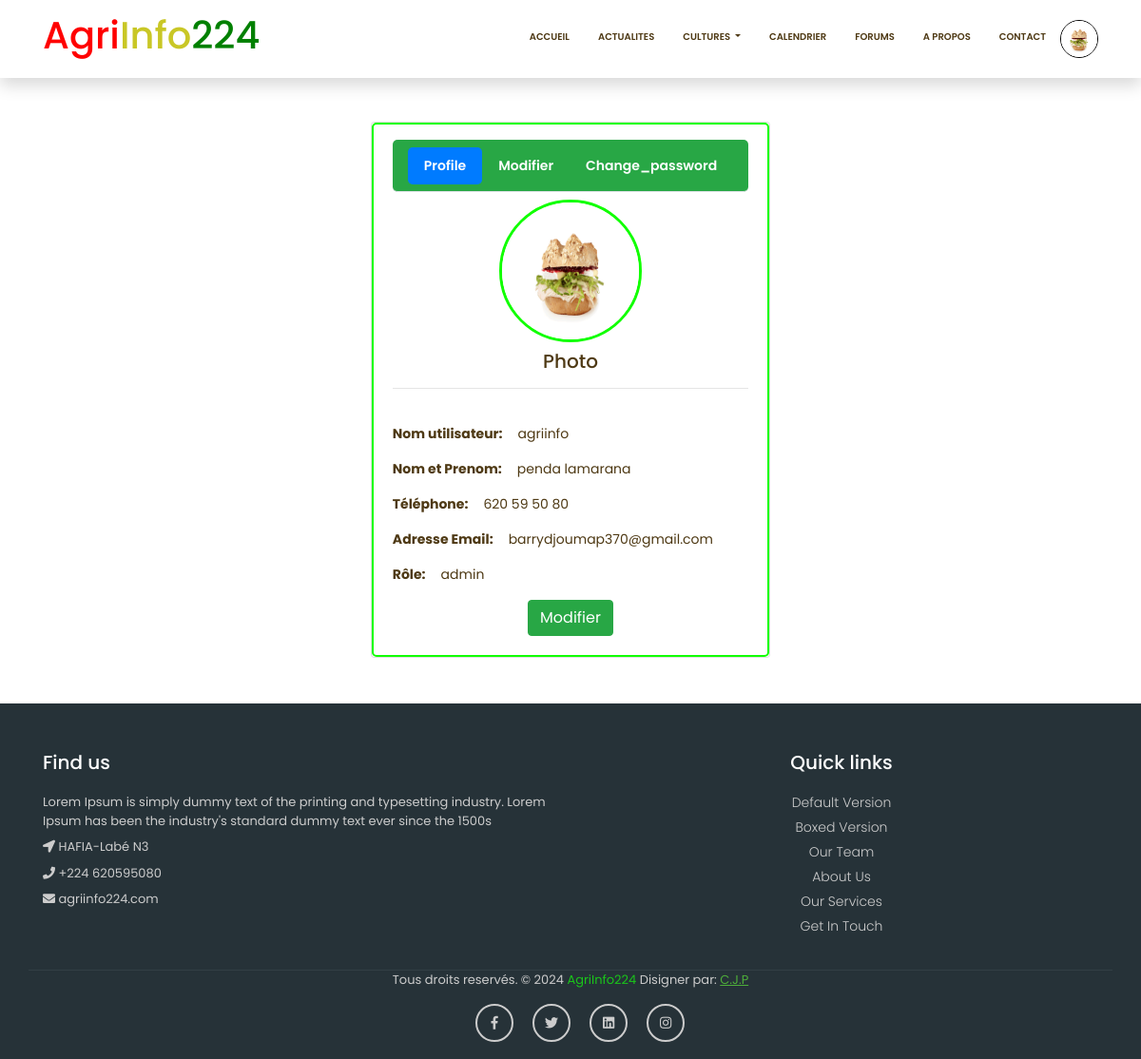
Page /Compte/profil (signed in) on the committed database.
### Compte/models.py (models this page shows, shortened)
class Utilisateur(AbstractUser):
    token = models.CharField(max_length=120)
    role=[
        ("agriculteur","agriculteur"),
        ("admin","admin"),
        ("utilisateur","utilisateur")
    ]
    telephone=models.CharField(max_length=15)
    profile=models.ImageField(upload_to="profile",blank=True,null=True)
    roles=models.CharField(max_length=150,choices=role)
    password_confirm=models.CharField(max_length=150)
    notif=models.ManyToManyField(Notification,related_name="notifs",default="")

### Compte/views.py (the view)
@login_required(login_url='login')
def profile(request):
    user = request.user
    return render(request,'Compte/profil.html',{"user":user})

### Compte/templates/Compte/profil.html (shortened to what this page needs)
{% extends "Agronomie/base.html" %}
{% load static %}
{% block navbar %}
<ul class="navbar-nav ml-auto">
	<li class="nav-item">
	   <a class="nav-link" href="{% url 'home' %}">Accueil</a>
	</li>
	<li class="nav-item">
	   <a class="nav-link" href="{% url 'actu' %}">Actualites</a>
	</li>
	<li class="nav-item dropdown">
	  <a class="nav-link dropdown-toggle" href="#" id="navbarDropdownPortfolio" data-toggle="dropdown" aria-haspopup="true" aria-expanded="false">
	  Cultures
	  </a>
   </li>
	<li class="nav-item">
	   <a class="nav-link" href="{% url 'calendrier' %}">Calendrier</a>
	</li>
	{% if user.is_authenticated %}
		<li class="nav-item">
			<a class="nav-link" href="{% url 'forums' %}">Forums</a>
		</li>
   {% endif %}
	<li class="nav-item">
	  <a class="nav-link" href="{% url 'apropos' %}">A propos</a>
   </li>
	<li class="nav-item">
	   <a class="nav-link" href="{% url 'contact' %}">Contact</a>
	</li>
	{% if user.is_authenticated %}
	<li class="nav-item dropdown">
	   <a class="active" href="#" id="navbarDropdownPortfolio" data-toggle="dropdown" aria-haspopup="true" aria-expanded="false">
		 {% if user.profile %}
		  <img src="{{ user.profile.url }}" alt="" style="width: 40px; height: 40px; padding: none;border-radius: 25px; border:1px solid black">
		  {% else %}
		  <img src="{%  static 'Compte/img/prog.png' %}" alt="" style="width: 40px; height: 40px; padding: none;border-radius: 25px; border:1px solid black">
		  {% endif %}
	   </a>
	</li>
	{% endif %}
 </ul>
{% endblock  %}
	{% block content %}
<div class="">
    <div class="d-flex justify-content-center">
        <div class="mb-5 pt-5" style="max-width: 500px; height: auto;">
            <div class="card">
                <div class="card-body pt-3" style="border: solid 2px #11ff00; border-radius: 5px;">
                    <nav class="">
                        <ul class="nav navbar nav-tabs bg-success" style=" border-radius: 5px;">
                            <li class="nav-item active bg-primary" style="border-radius: 5px;"><a class="nav-link text-white" style="font-weight: 600;" href="{% url 'profil' %}">Profile</a></li>
                            <li class="nav-item"><a class="nav-link text-white" style="font-weight: 600;" href="{% url 'modifier_profil' %}">Modifier</a></li>
                            <li class="nav-item"><a class="nav-link text-white" style="font-weight: 600;" href="{% url 'change_password' %}">Change_password</a></li>
                        </ul>
                    </nav>
                    <div class="tab-content pt-2">
                        <div class="tab-pane fade show active profile-overview" id="profile-overview">
                            <div class="d-flex justify-content-center">
                                {% if user.profile %}
                                <img src="{{user.profile.url}}" alt="" style="width: 150px; height: 150px; border-radius: 150px; border:solid 3px #11ff00;">
                                {% else %}
                                <img src="{%  static 'Compte/img/prog.png' %}" alt="" style="width: 150px; height: 150px; border-radius: 150px; border:solid 3px #11ff00;">
                                {% endif %}
                            </div>
                            <h5 class="text-center mt-2">Photo</h5>
                            <hr><br>
                            <div class="d-flex">
                                <p class="mr-3" style="font-weight: bold;">Nom utilisateur:</p>
                                <div class="">{{user.username}}</div>
                            </div>
                            <div class="d-flex">
                                <p class="mr-3" style="font-weight: bold;">Nom et Prenom:</p>
                                <div class="">{{user.last_name}}</div>
                            </div>
                            <div class="d-flex">
                                <p class="mr-3" style="font-weight: bold;">Téléphone:</p>
                                <div class="">{{user.telephone}}</div>
                            </div>
                            <div class="d-flex">
                                <p class="mr-3" style="font-weight: bold;">Adresse Email:</p>
                                <div class="">{{user.email}}</div>
                            </div>
                            <div class="d-flex">
                                <p class="mr-3" style="font-weight: bold;">Rôle:</p>
                                <div class="">{{user.roles}}</div>
                            </div>
                            <div class="d-flex justify-content-center">
                                <a href="#profile-edit" class="btn btn-success">Modifier</a>
                            </div>
                        </div>
                </div>
            </div>
        </div>
    </div>
</div>
{% endblock %}

### Agronomie/static/Agronomie/css/style.css (style rules this page uses)
body { padding-top: 54px; font-family: 'Poppins', sans-serif; font-size: 14px; color: #4e3914; }
@media (min-width: 992px) { body { padding-top: 80px; } }
.navbar-expand-lg.top-nav .navbar-nav .nav-link { padding: 10px 15px; color: #4e3914; font-size: 10px; font-weight: 600; text-transform: uppercase; }

### rows in the picture
Utilisateur: profile (picture), username "agriinfo", last_name "penda lamarana", telephone "620 59 50 80", email "barrydjoumap370@gmail.com", roles "admin"
